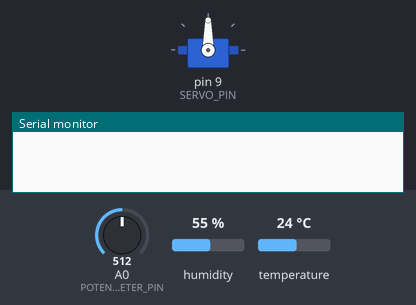
This sketch was run on a simulated Arduino Uno, built with avr-gcc and run on an emulated ATmega328P. On the bench: servo, the last lines printed to the serial monitor. The test bench sets the inputs (shaded band); at power-on: A0 (POTENTIOMETER_PIN) = 512, humidity 55 %, temperature 24 °C.

Above: at 0.4 s.
At 1.35 s:
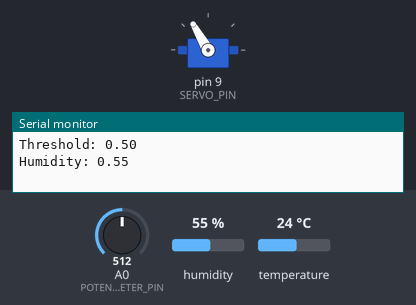
Timing chart, 0 to 3.0 s (numbered marks = the images above):
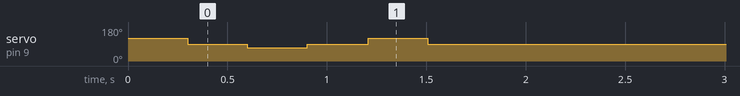

The sketch:

sensor.ino
```cpp
// Library may require installation under Sketch > Include Library > Manage Libraries...
#include "DHT.h"
#include <Servo.h>

int POTENTIOMETER_PIN = A0;
int SENSOR_PIN = 10;
int SENSOR_TYPE = DHT22;

int SERVO_PIN = 9;

// servo angle to activate vent
int ON_THETA = 120;

// servo angle to deactivate vent
int OFF_THETA = 70;

// middle servo angle for netural
int MIDDLE_THETA = 90;

// amount of time necessary for servo to move
int ACTION_DELAY = 300;

// how long to wait before readings
int READING_DELAY = 2000;

DHT dht(SENSOR_PIN, SENSOR_TYPE);
Servo servo;
boolean ventOn;

void setup() {
  dht.begin();
  // Toggle the vent both ways to ensure the theta constants are correct
  // as well as ensure ventOn is accurate
  activateVent();
  deactivateVent();

  // Begin serial for debugging purposes
  Serial.begin(9600);
}

void loop() {
  float threshold = humidityThreshold();
  float humidity = readHumidity();
  printState(threshold, humidity);
  if (humidity > threshold && !ventOn) {
    activateVent();
  } else if (humidity < threshold && ventOn) {
    deactivateVent();
  }
  delay(READING_DELAY);
}

/**
 * Print current readings.
 */
void printState(float threshold, float humidity) {
  Serial.print("Threshold: ");
  Serial.println(threshold);
  Serial.print("Humidity: ");
  Serial.println(humidity);
}

/**
 * Turn on vent.
 */
void activateVent() {
  servo.attach(SERVO_PIN);
  servo.write(ON_THETA);
  delay(ACTION_DELAY);
  servo.write(MIDDLE_THETA);
  delay(ACTION_DELAY);
  servo.detach();
  ventOn = true;
}

/**
 * Turn off vent
 */
void deactivateVent() {
  servo.attach(SERVO_PIN);
  servo.write(OFF_THETA);
  delay(ACTION_DELAY);
  servo.write(MIDDLE_THETA);
  delay(ACTION_DELAY);
  servo.detach();
  ventOn = false;
}

/**
 * Return the humidityThreshold.
 *
 * Can be used to have greater precision in setting the threshold over a
 * smaller than such as [.5, 1] as an alternative to the raw potentiometer
 * reading.
 */
float humidityThreshold() {
  return readDial();
}

/**
 * Return a reading from the potentiometer.
 *
 * Return value is in [0,1).
 */
float readDial() {
  return analogRead(POTENTIOMETER_PIN) * (1.0/1023.0);
}

/**
 * Return the current humidity.
 *
 * Returns a value in [0,1)
 */
float readHumidity(){
  return dht.readHumidity() / 100.0;
}

/**
 * Return the current temperatue in Fahrenheit.
 */
float readTemperature(){
  return dht.readTemperature(true);
}
```

Measured:
- by itself, servo on pin 9 (SERVO_PIN): 120° → 90° at 0.30 s, → 70° 0.30 s later, → 90° 0.30 s later, → 120° 0.31 s later, … (5 changes in this stretch)
